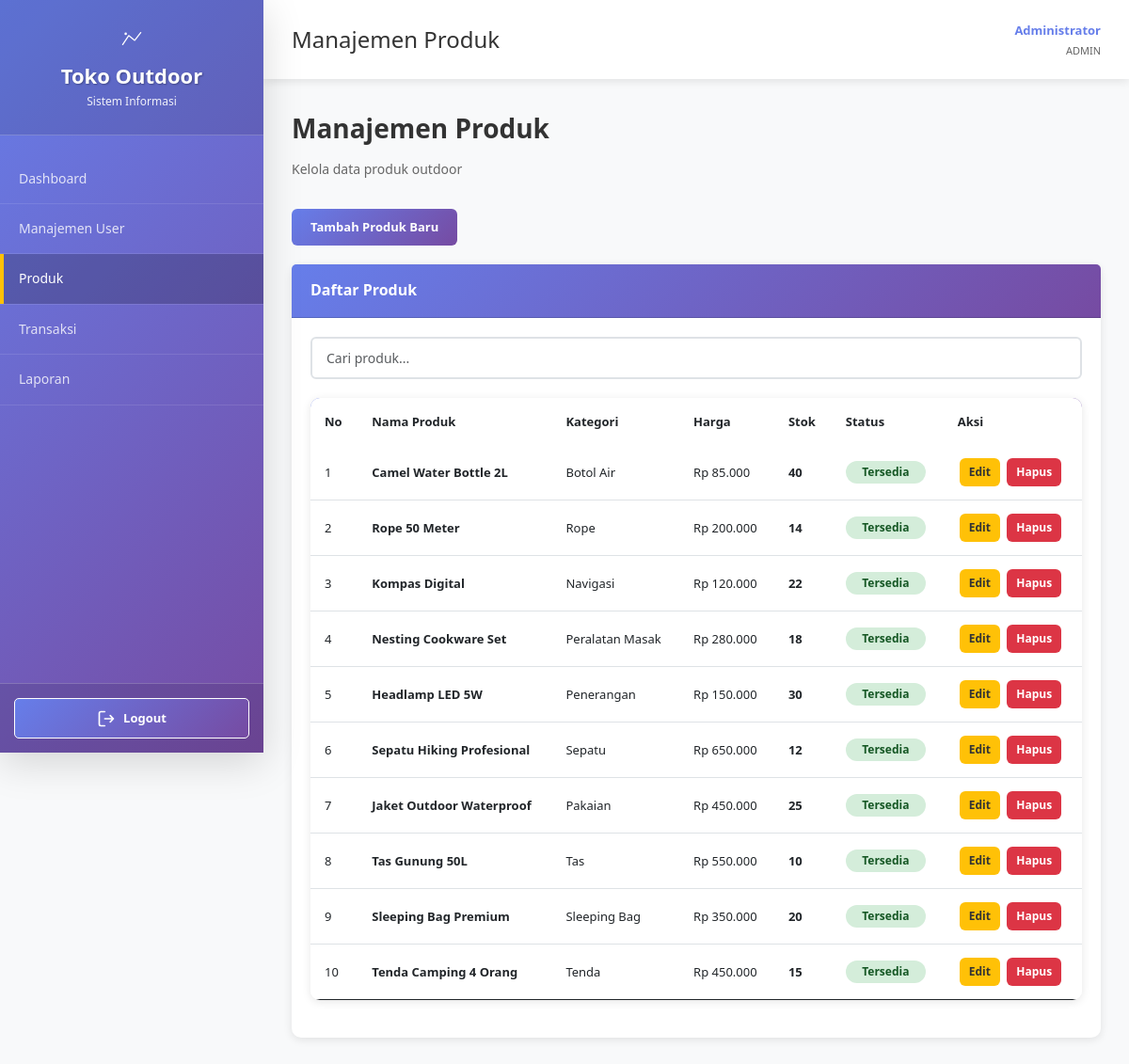
The app's page /Views/produk_management.php (signed in) with its own data.
### tables this page shows
CREATE TABLE IF NOT EXISTS produk (
    id_produk INT AUTO_INCREMENT PRIMARY KEY,
    nama_produk VARCHAR(100) NOT NULL,
    kategori VARCHAR(50) NOT NULL,
    deskripsi TEXT,
    harga DECIMAL(10, 2) NOT NULL,
    stok INT NOT NULL DEFAULT 0,
    gambar VARCHAR(255),
    created_at TIMESTAMP DEFAULT CURRENT_TIMESTAMP,
    updated_at TIMESTAMP DEFAULT CURRENT_TIMESTAMP ON UPDATE CURRENT_TIMESTAMP,
    status ENUM('tersedia', 'habis', 'tidak_diproduksi') DEFAULT 'tersedia'
);

### Config/koneksi.php (called while the page is built, shortened)
<?php
function fetch_all($conn, $query) {
    $result = mysqli_query($conn, $query);
    $data = array();
    while ($row = mysqli_fetch_assoc($result)) {
        $data[] = $row;
    }
    return $data;
}
?>

### Views/produk_management.php (the view, shortened to what this page needs)
<?php
require_once '../Config/koneksi.php';
$nama_lengkap = $_SESSION['nama_lengkap'];
$role = $_SESSION['role'];
$is_admin = ($role === 'admin');
    $produk = fetch_all($conn, "SELECT * FROM produk ORDER BY id_produk DESC");
    ?>
<!DOCTYPE html>
<html lang="id">
<head>
    <link href="https://cdn.jsdelivr.net/npm/bootstrap@5.3.0/dist/css/bootstrap.min.css" rel="stylesheet">
    <link rel="stylesheet" href="../Public/css/style.css">
</head>
<body>
        <div class="sidebar">
            <div class="sidebar-header">
                <svg width="32" height="32" viewBox="0 0 50 50" fill="none" xmlns="http://www.w3.org/2000/svg" style="margin-bottom: 10px;">
                    <path d="M10 35L20 20L30 28L40 15" stroke="white" stroke-width="2" stroke-linecap="round" stroke-linejoin="round"/>
                    <circle cx="15" cy="17" r="2" fill="white"/>
                </svg>
                <h2>Toko Outdoor</h2>
                <p>Sistem Informasi</p>
            </div>
            <ul class="sidebar-menu">
                <li><a href="../dashboard.php">Dashboard</a></li>
                <?php if ($role === 'admin'): ?>
                    <li><a href="user_management.php">Manajemen User</a></li>
                <?php endif; ?>
                <li><a href="produk_management.php" class="active">Produk</a></li>
                <li><a href="transaksi_management.php">Transaksi</a></li>
                <?php if ($role !== 'kasir'): ?>
                    <li><a href="laporan.php">Laporan</a></li>
                <?php endif; ?>
            </ul>
            <div class="sidebar-footer">
                <button onclick="logout()" title="Logout" class="btn-logout">
                    Logout
                </button>
            </div>
        </div>
        <main>
            <div class="header">
                <h1>Manajemen Produk</h1>
                <div class="header-user">
                    <div class="user-info">
                        <p class="user-name"><?php echo htmlspecialchars($nama_lengkap); ?></p>
                        <p class="user-role"><?php echo strtoupper($role); ?></p>
                    </div>
                </div>
            </div>
            <div class="content">
                <div class="page-title">Manajemen Produk</div>
                <p class="page-subtitle">Kelola data produk outdoor</p>
                <?php if ($role === 'admin'): ?>
                    <div style="margin-bottom: 20px;">
                        <button type="button" class="btn btn-primary" onclick="openAddProdukModal()">
                            Tambah Produk Baru
                        </button>
                    </div>
                <?php endif; ?>
                <div class="card">
                    <div class="card-header">Daftar Produk</div>
                    <div class="card-body">
                        <div class="form-group">
                            <input type="text" id="searchInput" class="form-control" placeholder="Cari produk..." onkeyup="filterTable('searchInput', 'produkTable')">
                        </div>
                        <?php if (count($produk) > 0): ?>
                            <div class="table-responsive">
                                <table class="table" id="produkTable">
                                    <thead>
                                        <tr>
                                            <th style="cursor: pointer;" onclick="sortTable('produkTable', 0)">No</th>
                                            <th style="cursor: pointer;" onclick="sortTable('produkTable', 1)">Nama Produk</th>
                                            <th>Kategori</th>
                                            <th style="cursor: pointer;" onclick="sortTable('produkTable', 3)">Harga</th>
                                            <th style="cursor: pointer;" onclick="sortTable('produkTable', 4)">Stok</th>
                                            <th>Status</th>
                                            <?php if ($is_admin): ?>
                                                <th>Aksi</th>
                                            <?php endif; ?>
                                        </tr>
                                    </thead>
                                    <tbody>
                                        <?php foreach ($produk as $index => $item): ?>
                                            <tr>
                                                <td><?php echo $index + 1; ?></td>
                                                <td><strong><?php echo htmlspecialchars($item['nama_produk']); ?></strong></td>
                                                <td><?php echo htmlspecialchars($item['kategori']); ?></td>
                                                <td><?php echo formatCurrency($item['harga']); ?></td>
                                                <td>
                                                    <strong><?php echo $item['stok']; ?></strong>
                                                </td>
                                                <td>
                                                    <?php if ($item['stok'] == 0): ?>
                                                        <span class="badge badge-danger">Habis</span>
                                                    <?php elseif ($item['stok'] < 10): ?>
                                                        <span class="badge badge-warning">Sedikit</span>
                                                    <?php else: ?>
                                                        <span class="badge badge-success">Tersedia</span>
                                                    <?php endif; ?>
                                                </td>
                                                <?php if ($is_admin): ?>
                                                    <td>
                                                        <button class="btn btn-warning btn-action" onclick="openEditProdukModal(<?php echo $item['id_produk']; ?>, '<?php echo htmlspecialchars($item['nama_produk'], ENT_QUOTES); ?>', '<?php echo htmlspecialchars($item['kategori'], ENT_QUOTES); ?>', <?php echo $item['harga']; ?>, <?php echo $item['stok']; ?>, '<?php echo htmlspecialchars($item['deskripsi'], ENT_QUOTES); ?>', '<?php echo $item['status']; ?>')">Edit</button>
                                                        <button class="btn btn-danger btn-action" onclick="deleteProduk(<?php echo $item['id_produk']; ?>)">Hapus</button>
                                                    </td>
                                                <?php endif; ?>
                                            </tr>
                                        <?php endforeach; ?>
                                    </tbody>
                                </table>
                            </div>
                        <?php else: ?>
                            <div class="no-data">
                                <p>📭 Belum ada produk yang terdaftar</p>
                            </div>
                        <?php endif; ?>
                    </div>
                </div>
            </div>
        </main>
    <?php
    function formatCurrency($value) {
        return 'Rp ' . number_format($value, 0, ',', '.');
    }
    ?>
</body>
</html>

### records on screen
produk: nama_produk "Camel Water Bottle 2L", kategori "Botol Air", harga "Rp 85.000", stok "40", shows "Tersedia"
produk: nama_produk "Rope 50 Meter", kategori "Rope", harga "Rp 200.000", stok "14", shows "Tersedia"
produk: nama_produk "Kompas Digital", kategori "Navigasi", harga "Rp 120.000", stok "22", shows "Tersedia"
produk: nama_produk "Nesting Cookware Set", kategori "Peralatan Masak", harga "Rp 280.000", stok "18", shows "Tersedia"
produk: nama_produk "Headlamp LED 5W", kategori "Penerangan", harga "Rp 150.000", stok "30", shows "Tersedia"
produk: nama_produk "Sepatu Hiking Profesional", kategori "Sepatu", harga "Rp 650.000", stok "12", shows "Tersedia"
produk: nama_produk "Jaket Outdoor Waterproof", kategori "Pakaian", harga "Rp 450.000", stok "25", shows "Tersedia"
produk: nama_produk "Tas Gunung 50L", kategori "Tas", harga "Rp 550.000", stok "10", shows "Tersedia"
produk: nama_produk "Sleeping Bag Premium", kategori "Sleeping Bag", harga "Rp 350.000", stok "20", shows "Tersedia"
produk: nama_produk "Tenda Camping 4 Orang", kategori "Tenda", harga "Rp 450.000", stok "15", shows "Tersedia"

### other values on screen
$nama_lengkap "Administrator"
$role "ADMIN"
